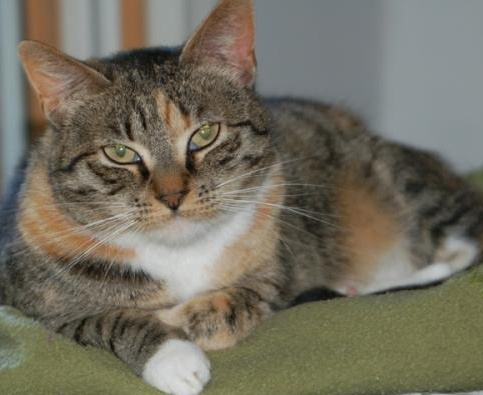
#> input picture project/resources/icons/1812.png, 483 x 395 px, found by its file name
$ jupyter execute --allow-errors EnhancerModel.ipynb
#> lines starting #> are read from the running program, lines starting #| are printed output that depends on the picture
[cell 1]
import numpy as np
import matplotlib.pyplot as plt
import os
import shutil
import cv2
import random
import tqdm
import tensorflow as tf

from sklearn.model_selection import train_test_split

from tensorflow import keras
from tensorflow.keras.layers import Input, Dense, GlobalAveragePooling2D, Conv2D, UpSampling2D
from tensorflow.keras.applications import densenet

[cell 2]
path = "DATA"
img_path = "1812.png"

[cell 3]
def degrade_image(img: np.ndarray) -> np.ndarray:
    """
    Функция искусственно ухудшает изображение, чтобы имитировать реальные
    проблемы качества фотографий. Используется для создания входных данных
    (плохое качество), тогда как оригинальное изображение остаётся эталоном
    (хорошее качество).

    Случайным образом применяются следующие ухудшения:
    - JPEG-сжатие с потерей качества (артефакты компрессии)
    - Гауссово размытие (нефокус, слабое размытие)
    - Добавление гауссовского шума (шум матрицы камеры)
    - Изменение яркости и контраста (плохое освещение)
    - Смаз по направлению движения (motion blur)

    Все преобразования сохраняют:
    - исходный размер изображения
    - формат uint8
    - диапазон значений пикселей [0, 255]

    Эта функция НЕ является preprocess’ом для нейросети.
    Она используется только для генерации ухудшенных изображений
    в датасете (data degradation).

    Args:
        img (np.ndarray): Входное изображение в формате BGR
                          размером (H, W, 3), тип uint8.

    Returns:
        np.ndarray: Ухудшенное изображение того же размера и типа.
    """
    img = img.copy()

    # JPEG compression
    if random.random() < 0.8:
        quality = random.randint(50, 90)
        _, enc = cv2.imencode(
            '.jpg', img,
            [int(cv2.IMWRITE_JPEG_QUALITY), quality]
        )
        img = cv2.imdecode(enc, cv2.IMREAD_COLOR)

    # Gaussian Blur
    if random.random() < 0.5:
        k = random.choice([3, 5])
        sigma = random.uniform(0.3, 1.2)
        img = cv2.GaussianBlur(img, (k, k), sigma)

    # Gaussian Noise
    if random.random() < 0.4:
        std = random.uniform(3, 10)
        noise = np.random.normal(0, std, img.shape).astype(np.float32)
        img = img.astype(np.float32) + noise
        img = np.clip(img, 0, 255).astype(np.uint8)

    # Brightness / Contrast
    if random.random() < 0.3:
        alpha = random.uniform(0.9, 1.1)
        beta = random.randint(-10, 10)
        img = cv2.convertScaleAbs(img, alpha=alpha, beta=beta)

    # Motion Blur
    if random.random() < 0.1:
        k = random.randint(5, 10)
        kernel = np.zeros((k, k))
        kernel[k // 2, :] = 1.0
        kernel /= kernel.sum()
        img = cv2.filter2D(img, -1, kernel)

    return img

[cell 4]
# [14 lines left out: function valid_patch, not called in this run]

[cell 5]
# [23 lines left out: function process_patch, not called in this run]

[cell 6]
def extract_patches(img: np.ndarray, patch_size: int = 224, step: int = 224):
    """
    Разбивает изображение на патчи с возможным покрытием краёв.
    """
    H, W = img.shape[:2]
    patches = []

    if H < patch_size or W < patch_size:
        return [img], H, W

    y_poss = np.arange(0, H - patch_size + 1, step).tolist()
    if y_poss[-1] + patch_size < H:
        y_poss.append(H - patch_size)

    x_poss = np.arange(0, W - patch_size + 1, step).tolist()
    if x_poss[-1] + patch_size < W:
        x_poss.append(W - patch_size)

    for y in y_poss:
        for x in x_poss:
            patches.append(img[y:y+patch_size, x:x+patch_size].copy())

    return patches, H, W

[cell 7]
def merge_patches(patches, H, W, patch_size=224, step=224):

    C = patches[0].shape[2]
    output = np.zeros((H, W, C), dtype=np.float32)
    weight = np.zeros((H, W, C), dtype=np.float32)

    y_poss = list(range(0, H - patch_size + 1, step))
    if y_poss[-1] + patch_size < H:
        y_poss.append(H - patch_size)

    x_poss = list(range(0, W - patch_size + 1, step))
    if x_poss[-1] + patch_size < W:
        x_poss.append(W - patch_size)

    idx = 0
    for y in y_poss:
        for x in x_poss:
            output[y:y+patch_size, x:x+patch_size] += patches[idx]
            weight[y:y+patch_size, x:x+patch_size] += 1
            idx += 1

    output /= weight
    return output.astype(np.uint8)

[cell 8]
def load_and_preprocess_images(path: str, patch_size: int = 224, step: int = 224):
    """
    Загружает изображения, ухудшает их и подготавливает данные для DenseNet + U-Net.
    """
    clean_patches = []
    degraded_patches = []

    for filename in tqdm.tqdm(os.listdir(path)):
        img_path = os.path.join(path, filename)
        img = cv2.imread(img_path)
        if img is None:
            continue

        patches, H, W = extract_patches(img, patch_size, step)

        for patch in patches:
            patch = process_patch(patch, patch_size)

            clean = cv2.cvtColor(patch, cv2.COLOR_BGR2RGB).astype(np.float32)
            degraded = degrade_image(patch)
            degraded = cv2.cvtColor(degraded, cv2.COLOR_BGR2RGB).astype(np.float32)

            clean = densenet.preprocess_input(clean)
            degraded = densenet.preprocess_input(degraded)

            clean_patches.append(clean)
            degraded_patches.append(degraded)

    X = np.stack(degraded_patches, axis=0)
    Y = np.stack(clean_patches, axis=0)

    return X, Y

## Model Making

[cell 9]
# [5 lines left out: function regressor, not called in this run]

[cell 10]
# [11 lines left out: function decoder, not called in this run]

[cell 11]
def UNetDenseNetEnhancer(path, patch_size=224, regressor=regressor, decoder=decoder, H=224, W=224):
    """
    Создает и обучает модель U-Net с DenseNet encoder и кастомным регрессором + декодером.

    Args:
        path (str): путь к папке с изображениями
        epoches (int): количество эпох
        batch_size (int): размер батча
        patch_size (int): размер патча для извлечения
        regressor_fn (callable): функция, создающая регрессор
        decoder_fn (callable): функция, создающая декодер
        H, W (int): высота и ширина входного изображения
    """

    # Data
    X, Y = load_and_preprocess_images(path, patch_size=patch_size, step=patch_size)
    x_train, x_test, y_train, y_test = train_test_split(X, Y, test_size=0.2, random_state=0)

    # Model
    inp = Input(shape=(patch_size, patch_size, 3))
    encoder = tf.keras.applications.DenseNet201(include_top=False, weights='imagenet', input_tensor=inp)
    for layer in encoder.layers:
        layer.trainable = False

    x = encoder.output  # (7,7,1920) if patch_size=224
    # Decoder (U-Net style)
    x = UpSampling2D(2)(x)  # 14x14
    x = Conv2D(512, (3,3), activation='relu', padding='same')(x)
    x = UpSampling2D(2)(x)  # 28x28
    x = Conv2D(256, (3,3), activation='relu', padding='same')(x)
    x = UpSampling2D(2)(x)  # 56x56
    x = Conv2D(128, (3,3), activation='relu', padding='same')(x)
    x = UpSampling2D(2)(x)  # 112x112
    x = Conv2D(64, (3,3), activation='relu', padding='same')(x)
    x = UpSampling2D(2)(x)  # 224x224
    x = Conv2D(32, (3,3), activation='relu', padding='same')(x)
    output = Conv2D(3, (1,1), activation='sigmoid', padding='same')(x)

    model = keras.Model(inputs=inp, outputs=output)
    model.compile(optimizer=tf.keras.optimizers.Adam(1e-4),
                  loss='mean_absolute_error',
                  metrics=['mae'])

    # # Fit
    # model.fit(x_train, y_train,
    #           validation_data=(x_test, y_test),
    #           epochs=epoches,
    #           batch_size=batch_size)

    return model, x_train, x_test, y_train, y_test

## Use Model

#> (a cell that did not finish here is left out)

#> (a cell that did not finish here is left out)

#> (a cell that did not finish here is left out)

#> (a cell that did not finish here is left out)

## Examples

[cell 16]
img = cv2.imread(img_path)
#> img is the input picture: shape (395, 483, 3); mean B, G, R 95.8, 110.6, 115.3
img = cv2.cvtColor(img, cv2.COLOR_BGR2RGB)
patches, H, W = extract_patches(img)
#> after the loop in extract_patches, `for y in y_poss:`: patches = 6 items
#> patches = 6 items; H = 395; W = 483
print(H, W)
#| 395 483

plt.figure(figsize=(10, 10))
#> (the rest of this cell did not finish here and is left out)

[cell 17]
merged_img = merge_patches(patches, H, W)
#> the loop in merge_patches, `for y in y_poss:` made 2 passes
#> y on pass 2: 171
#> after the loop in merge_patches, `for y in y_poss:`:
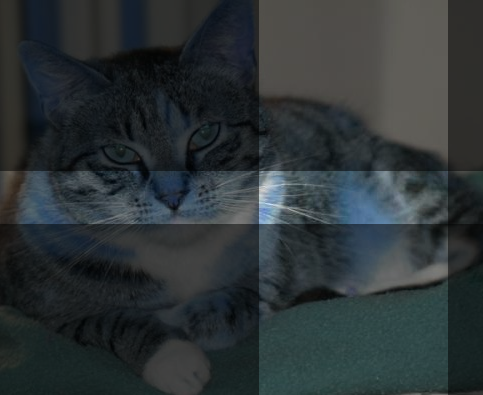
#> output: shape (395, 483, 3) float32; mean of channels 0, 1, 2 175.9, 169, 146.1; drawn with min black and max white
#> after the loop in merge_patches, `for y in y_poss:`:
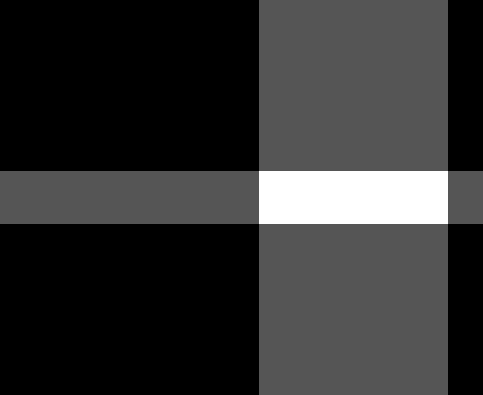
#> weight: shape (395, 483, 3) float32; min 1, max 4, mean 1.58; drawn with min black and max white
#> after the loop in merge_patches, `for y in y_poss:`: idx = 6
#> in merge_patches, `output /= weight`:
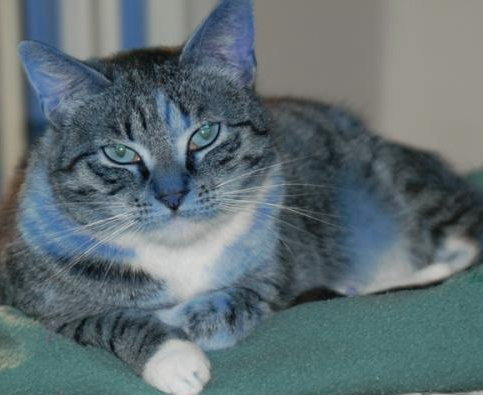
#> output: shape (395, 483, 3) float32; mean of channels 0, 1, 2 115.3, 110.6, 95.8; drawn as B, G, R
plt.imshow(merged_img)

[cell 18]
img_p = degrade_image(img)
plt.imshow(img_p)

#> (a cell that did not finish here is left out)
